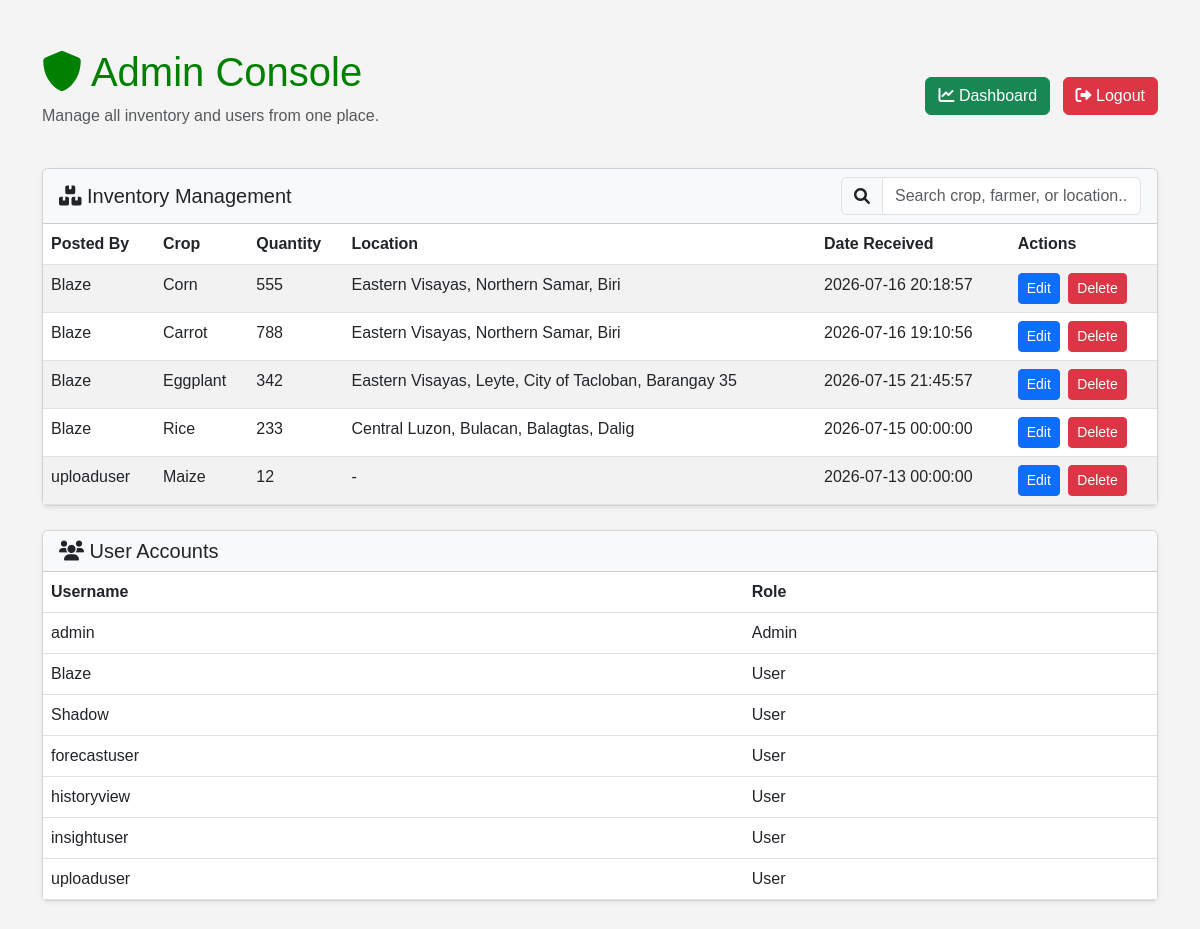
Page /admin (signed in) on the earlier database version.
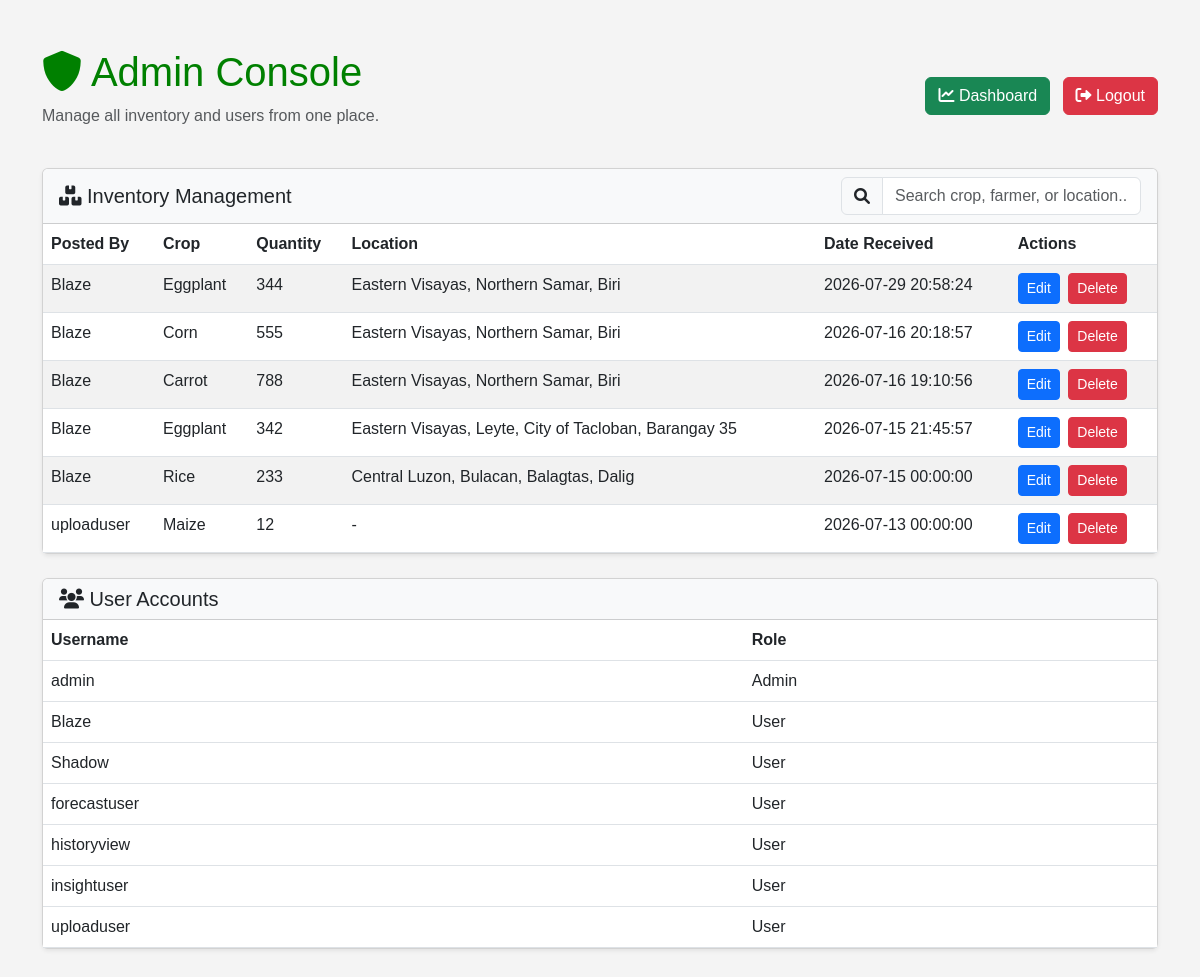
Same page on the later database version.
### tables this page shows
CREATE TABLE inventory(
        id INTEGER PRIMARY KEY AUTOINCREMENT,
        crop_name TEXT,
        quantity INTEGER,
        farmer TEXT,
        date_received TEXT,
        location TEXT
    );

CREATE TABLE users(
        id INTEGER PRIMARY KEY AUTOINCREMENT,
        username TEXT UNIQUE,
        password TEXT
    , role TEXT DEFAULT 'buyer', location TEXT);

### app.py (the view)
@app.route("/admin")
def admin():
    if "user" not in session:
        return redirect("/login")
    if session.get("role") != "admin":
        flash("Admin access required")
        return redirect("/dashboard")
    conn = get_db()
    cur = conn.cursor()
    cur.execute("SELECT * FROM inventory ORDER BY date_received DESC")
    inventory = cur.fetchall()
    cur.execute("SELECT username, role FROM users ORDER BY role, username")
    users = cur.fetchall()
    conn.close()
    return render_template("admin.html", inventory=inventory, users=users)

### app.py (called while the page is built)
def get_db():
    conn = sqlite3.connect(DB_PATH, timeout=30, isolation_level=None)
    conn.row_factory = sqlite3.Row
    conn.execute("PRAGMA busy_timeout = 30000")
    try:
        conn.execute("PRAGMA journal_mode = DELETE")
    except sqlite3.OperationalError:
        pass
    return conn

### templates/admin.html (shortened to what this page needs)
<!DOCTYPE html>
<html lang="en">
<head>
    <link href="https://cdn.jsdelivr.net/npm/bootstrap@5.3.0/dist/css/bootstrap.min.css" rel="stylesheet">
    <link href="https://cdnjs.cloudflare.com/ajax/libs/font-awesome/6.0.0/css/all.min.css" rel="stylesheet">
    <link rel="stylesheet" href="{{ url_for('static', filename='style.css') }}">
</head>
<body>
    <div class="container py-5">
        <div class="d-flex justify-content-between align-items-center mb-4">
            <div>
                <h1><i class="fas fa-shield-alt"></i> Admin Console</h1>
                <p class="text-muted">Manage all inventory and users from one place.</p>
            </div>
            <div>
                <a href="/dashboard" class="btn btn-success me-2"><i class="fas fa-chart-line"></i> Dashboard</a>
                <a href="/logout" class="btn btn-danger"><i class="fas fa-sign-out-alt"></i> Logout</a>
            </div>
        </div>
        <div class="card mb-4 shadow-sm">
            <div class="card-header bg-light">
                <div class="d-flex justify-content-between align-items-center">
                    <h5 class="mb-0"><i class="fas fa-boxes"></i> Inventory Management</h5>
                    <div style="width: 300px;">
                        <div class="input-group">
                            <span class="input-group-text"><i class="fas fa-search"></i></span>
                            <input type="text" id="inventory-search" class="form-control" placeholder="Search crop, farmer, or location...">
                        </div>
                    </div>
                </div>
            </div>
            <div class="card-body p-0">
                <div class="table-responsive">
                    <table class="table table-striped mb-0" id="inventory-table">
                        <thead>
                            <tr>
                                <th>Posted By</th>
                                <th>Crop</th>
                                <th>Quantity</th>
                                <th>Location</th>
                                <th>Date Received</th>
                                <th>Actions</th>
                            </tr>
                        </thead>
                        <tbody id="inventory-body">
                            {% for item in inventory %}
                            <tr class="inventory-row" data-farmer="{{ item['farmer'].lower() }}" data-crop="{{ item['crop_name'].lower() }}" data-location="{{ (item['location'] or '').lower() }}">
                                <td>{{ item['farmer'] }}</td>
                                <td>{{ item['crop_name'] }}</td>
                                <td>{{ item['quantity'] }}</td>
                                <td>{{ item['location'] or '-' }}</td>
                                <td>{{ item['date_received'][:19] }}</td>
                                <td>
                                    <a href="/inventory/edit/{{ item['id'] }}" class="btn btn-sm btn-primary me-1">Edit</a>
                                    <a href="/inventory/delete/{{ item['id'] }}" class="btn btn-sm btn-danger">Delete</a>
                                </td>
                            </tr>
                            {% endfor %}
                        </tbody>
                    </table>
                </div>
            </div>
        </div>
        <div class="card shadow-sm">
            <div class="card-header bg-light">
                <h5 class="mb-0"><i class="fas fa-users"></i> User Accounts</h5>
            </div>
            <div class="card-body p-0">
                <div class="table-responsive">
                    <table class="table table-hover mb-0">
                        <thead>
                            <tr>
                                <th>Username</th>
                                <th>Role</th>
                            </tr>
                        </thead>
                        <tbody>
                            {% for user in users %}
                            <tr>
                                <td>{{ user['username'] }}</td>
                                <td class="text-capitalize">{{ user['role'] }}</td>
                            </tr>
                            {% endfor %}
                        </tbody>
                    </table>
                </div>
            </div>
        </div>
    </div>
</body>
</html>

### static/style.css (style rules this page uses)
body { font-family: Arial, sans-serif; background: #f4f4f4; }
h1, h2 { color: green; }

Differences in the rows shown:
added inventory: farmer "Blaze", crop_name "Eggplant", quantity "344", location "Eastern Visayas, Northern Samar, Biri", date_received "2026-07-29 20:58:24"
